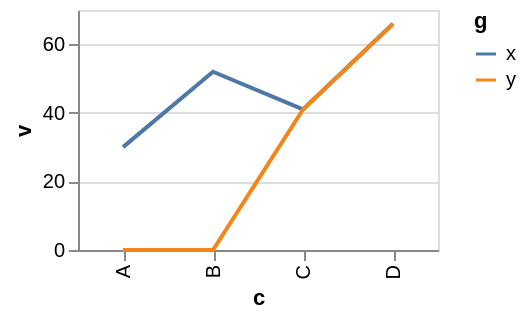

Here is the Vega-Lite specification saved for this chart:
### Vega-Lite specification from a JSON file in a GitHub repository (floating-point values rounded to 4 significant figures)
{"width": 180, "height": 120, "data": {"values": [{"c": "A", "v": 30, "lo": 10, "hi": 45, "g": "x", "o": 28, "cl": 34, "h": 40, "l": 8}, {"c": "B", "v": 52, "lo": 25, "hi": 60, "g": "x", "o": 34, "cl": 48, "h": 55, "l": 30}, {"c": "C", "v": 41, "lo": 18, "hi": 55, "g": "y", "o": 48, "cl": 40, "h": 50, "l": 36}, {"c": "D", "v": 66, "lo": 40, "hi": 80, "g": "y", "o": 40, "cl": 63, "h": 70, "l": 38}]}, "mark": "line", "encoding": {"x": {"field": "c", "type": "nominal", "sort": null}, "y": {"field": "v", "type": "quantitative", "stack": "zero"}, "color": {"field": "g", "type": "nominal"}}}
